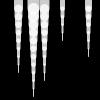
Frame 1 (no input)
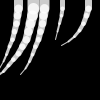
Frame 60 (the mouse pressed at the canvas centre just before this capture)
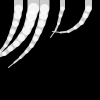
Frame 120 (the mouse held since frame 60 and released just before this capture)

The Processing sketch that drew these frames (run headless with seeded random() and noise(); from frame 60 on, the mouse is pressed at the canvas centre):

// Processing sketch: Ex_25
// ── Ex_25.pde
float inc = 0.0;

void setup() {
  size(100, 100);
  stroke(255, 204);
}

void draw() {
  background(0);
  float angle = sin(inc)/10.0 + sin(inc*1.2)/20.0;
  tail(18, 9, angle/1.3);
  tail(33, 12, angle);
  tail(44, 10, angle/1.3);
  tail(62, 5, angle);
  tail(88, 7, angle*2);
  inc += 0.01;
}

void tail(int xpos, int units, float angle) {
  pushMatrix();
  translate(xpos, 0);
  for (int i = units; i > 0; i--) {  // Count in reverse
    strokeWeight(i);
    line(0, 0, 0, 8);
    translate(0, 8);
    rotate(angle);
  }
  popMatrix();
}
